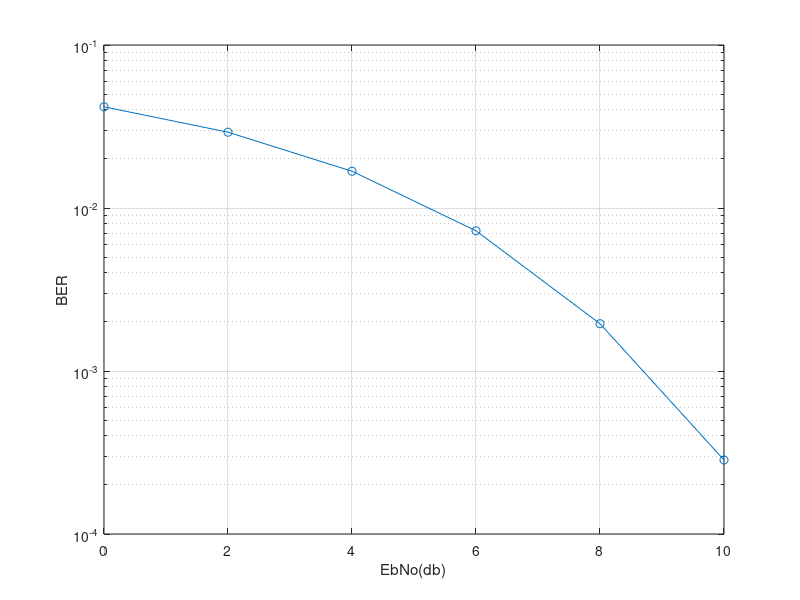

MATLAB code to generate this figure:
clear all;
close all;
l = 1e6;
EbNodB = 0:2:10;
EbNo = 10.^(EbNodB/10);
0
for n = 1:length(EbNodB)
    si = 2*(round(rand(1,l)) -0.5);
    sq = 2*(round(rand(1,l)) -0.5);
    s = si + j*sq;
    w = (1/sqrt(2 + EbNo(n))) * (randn(1,l) + j*randn(1,l));
    r = s + w;
    si_ = sign(real(r));
    sq_ = sign(imag(r));
    ber1 = (l - sum(si == si_))/l;
    ber2 = (l - sum(sq == sq_))/l;
    ber(n) = mean([ber1 ber2]);
end
semilogy(EbNodB, ber, 'o-')
xlabel('EbNo(db)')
ylabel('BER')
grid on
    